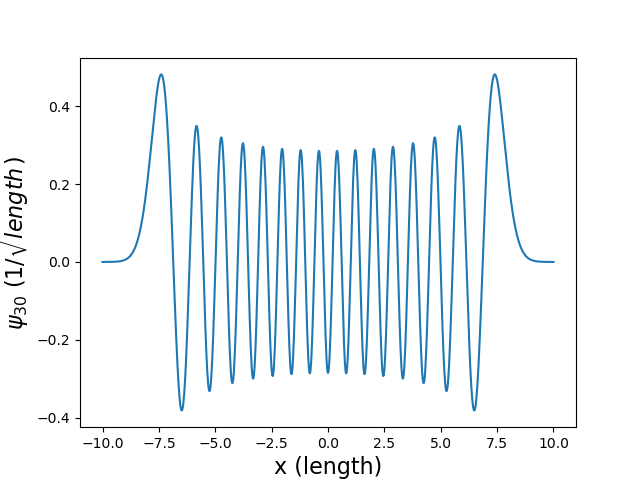

Write the Python code that produced this figure.
# Importing necessary libraries 
import numpy as np 
import math
import scipy as sc
from scipy import integrate
import matplotlib.pyplot as plt

# Function for Hermite Polynomial calculation
def H(n,x):

    if n ==0:
        
        return 1
    
    elif n==1:

        return 2*x
    
    else:

        return 2*x*H(n-1,x)-2*(n-1)*H(n-2,x) 

# Function for wavefunction
def wavefunction(n,x):

    const = 1/np.sqrt(2**n*math.factorial(n)*np.sqrt(math.pi))
    
    wave_func = const*np.exp(-x**2/2)*H(n,x)

    return wave_func

# Part b with n = 30
x1 = np.linspace(-10,10,1000)
n1 = 30
W30 = np.zeros(len(x1))

plt.plot(x1, wavefunction(n1, x1))
plt.xlabel('x (length)', fontsize=16)
plt.ylabel('$\psi_{30}$ (1/$\sqrt{length}$)', fontsize=16)
plt.savefig("Problem_3b.png")